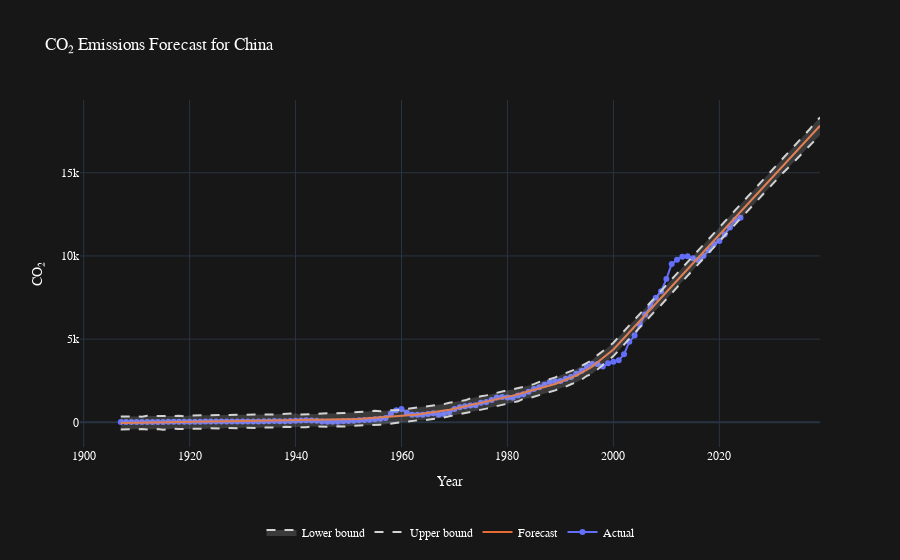

This figure's notebook cell:
### Code cell
country = "China"

df_c, forecast = forecast_country(df, country, years=15)

fig = go.Figure()

# actual
fig.add_trace(go.Scatter(x=df_c['ds'], y=df_c['y'],
                         mode='markers+lines', name='Actual'))

# forecast
fig.add_trace(go.Scatter(x=forecast['ds'], y=forecast['yhat'],
                         mode='lines', name='Forecast',  line=dict(color='#E66C37')))

# uncertainty
fig.add_trace(go.Scatter(x=forecast['ds'], y=forecast['yhat_upper'],
                         mode='lines', name='Upper bound',
                         line=dict(dash='dash', color='lightgrey')))
fig.add_trace(go.Scatter(x=forecast['ds'], y=forecast['yhat_lower'],
                         mode='lines', name='Lower bound',
                         line=dict(dash='dash', color='lightgrey'),
                         fill='tonexty', fillcolor='rgba(200,200,200,0.2)'))

fig.update_layout(title=f"CO₂ Emissions Forecast for {country}",
                  xaxis_title="Year", yaxis_title="CO₂",
                    paper_bgcolor='#171717',  # figure background
                    plot_bgcolor='#171717',  # plot area background
                    font=dict(family='Segoe UI', color='white'),  # axis, title, legend font
                    xaxis=dict(tickfont=dict(color='white'), title_font=dict(color='white')),
                    yaxis=dict(tickfont=dict(color='white'), title_font=dict(color='white')),
                    legend=dict(
                        orientation='h',
                        x=0.5,
                        y=-0.2,
                        xanchor='center',
                        yanchor='top',
                        bgcolor= 'rgba(26,26,26,0.001)',  # semi-transparent black works reliably
                        bordercolor='rgba(26,26,26,0.001)',
                        borderwidth=1,
                        font=dict(color='white')))

fig.write_image("co2_forecast_China.png", width=800, height=552)
fig.show()

### Figure 1 — Plotly figure (JSON) as saved in the notebook; plotly's stock layout.template omitted (floating-point values rounded to 4 significant figures; data arrays with more than 128 entries replaced by an {"elided": "..."} marker saying what was removed)
{"data": [{"mode": "markers+lines", "name": "Actual", "x": ["1907-01-01T00:00:00", "1908-01-01T00:00:00", "1909-01-01T00:00:00", "1910-01-01T00:00:00", "1911-01-01T00:00:00", "1912-01-01T00:00:00", "1913-01-01T00:00:00", "1914-01-01T00:00:00", "1915-01-01T00:00:00", "1916-01-01T00:00:00", "1917-01-01T00:00:00", "1918-01-01T00:00:00", "1919-01-01T00:00:00", "1920-01-01T00:00:00", "1921-01-01T00:00:00", "1922-01-01T00:00:00", "1923-01-01T00:00:00", "1924-01-01T00:00:00", "1925-01-01T00:00:00", "1926-01-01T00:00:00", "1927-01-01T00:00:00", "1928-01-01T00:00:00", "1929-01-01T00:00:00", "1930-01-01T00:00:00", "1931-01-01T00:00:00", "1932-01-01T00:00:00", "1933-01-01T00:00:00", "1934-01-01T00:00:00", "1935-01-01T00:00:00", "1936-01-01T00:00:00", "1937-01-01T00:00:00", "1938-01-01T00:00:00", "1939-01-01T00:00:00", "1940-01-01T00:00:00", "1941-01-01T00:00:00", "1942-01-01T00:00:00", "1943-01-01T00:00:00", "1944-01-01T00:00:00", "1945-01-01T00:00:00", "1946-01-01T00:00:00", "1947-01-01T00:00:00", "1948-01-01T00:00:00", "1949-01-01T00:00:00", "1950-01-01T00:00:00", "1951-01-01T00:00:00", "1952-01-01T00:00:00", "1953-01-01T00:00:00", "1954-01-01T00:00:00", "1955-01-01T00:00:00", "1956-01-01T00:00:00", "1957-01-01T00:00:00", "1958-01-01T00:00:00", "1959-01-01T00:00:00", "1960-01-01T00:00:00", "1961-01-01T00:00:00", "1962-01-01T00:00:00", "1963-01-01T00:00:00", "1964-01-01T00:00:00", "1965-01-01T00:00:00", "1966-01-01T00:00:00", "1967-01-01T00:00:00", "1968-01-01T00:00:00", "1969-01-01T00:00:00", "1970-01-01T00:00:00", "1971-01-01T00:00:00", "1972-01-01T00:00:00", "1973-01-01T00:00:00", "1974-01-01T00:00:00", "1975-01-01T00:00:00", "1976-01-01T00:00:00", "1977-01-01T00:00:00", "1978-01-01T00:00:00", "1979-01-01T00:00:00", "1980-01-01T00:00:00", "1981-01-01T00:00:00", "1982-01-01T00:00:00", "1983-01-01T00:00:00", "1984-01-01T00:00:00", "1985-01-01T00:00:00", "1986-01-01T00:00:00", "1987-01-01T00:00:00", "1988-01-01T00:00:00", "1989-01-01T00:00:00", "1990-01-01T00:00:00", "1991-01-01T00:00:00", "1992-01-01T00:00:00", "1993-01-01T00:00:00", "1994-01-01T00:00:00", "1995-01-01T00:00:00", "1996-01-01T00:00:00", "1997-01-01T00:00:00", "1998-01-01T00:00:00", "1999-01-01T00:00:00", "2000-01-01T00:00:00", "2001-01-01T00:00:00", "2002-01-01T00:00:00", "2003-01-01T00:00:00", "2004-01-01T00:00:00", "2005-01-01T00:00:00", "2006-01-01T00:00:00", "2007-01-01T00:00:00", "2008-01-01T00:00:00", "2009-01-01T00:00:00", "2010-01-01T00:00:00", "2011-01-01T00:00:00", "2012-01-01T00:00:00", "2013-01-01T00:00:00", "2014-01-01T00:00:00", "2015-01-01T00:00:00", "2016-01-01T00:00:00", "2017-01-01T00:00:00", "2018-01-01T00:00:00", "2019-01-01T00:00:00", "2020-01-01T00:00:00", "2021-01-01T00:00:00", "2022-01-01T00:00:00", "2023-01-01T00:00:00", "2024-01-01T00:00:00"], "y": [19.89, 22.74, 24.25, 25.01, 24.63, 17.03, 24.25, 26.72, 25.42, 30.13, 32.02, 34.75, 38.0, 40.28, 38.76, 39.97, 46.52, 48.85, 45.95, 43.66, 45.81, 47.59, 48.28, 49.56, 51.91, 50.27, 54.11, 62.38, 72.65, 75.48, 70.97, 61.37, 74.43, 90.79, 114.0, 127.6, 109.0, 103.0, 55.89, 36.11, 41.84, 38.4, 62.08, 78.83, 102.1, 128.0, 133.8, 160.9, 190.5, 215.8, 255.8, 524.6, 720.2, 798.8, 570.6, 459.6, 456.8, 460.6, 500.3, 549.5, 460.2, 495.5, 607.7, 808.0, 909.2, 968.6, 1008.0, 1028.0, 1183.0, 1226.0, 1341.0, 1493.0, 1525.0, 1494.0, 1476.0, 1606.0, 1694.0, 1844.0, 1997.0, 2103.0, 2257.0, 2424.0, 2462.0, 2484.0, 2619.0, 2731.0, 2914.0, 3094.0, 3351.0, 3499.0, 3512.0, 3355.0, 3550.0, 3644.0, 3724.0, 4098.0, 4835.0, 5211.0, 5882.0, 6486.0, 6975.0, 7492.0, 7881.0, 8610.0, 9520.0, 9767.0, 9942.0, 9976.0, 9858.0, 9748.0, 10000.0, 10350.0, 10710.0, 10900.0, 11280.0, 11710.0, 12170.0, 12290.0], "type": "scatter"}, {"line": {"color": "#E66C37"}, "mode": "lines", "name": "Forecast", "x": {"elided": "133 str values"}, "y": {"elided": "133 float values"}, "type": "scatter"}, {"line": {"color": "lightgrey", "dash": "dash"}, "mode": "lines", "name": "Upper bound", "x": {"elided": "133 str values"}, "y": {"elided": "133 float values"}, "type": "scatter"}, {"fill": "tonexty", "fillcolor": "rgba(200,200,200,0.2)", "line": {"color": "lightgrey", "dash": "dash"}, "mode": "lines", "name": "Lower bound", "x": {"elided": "133 str values"}, "y": {"elided": "133 float values"}, "type": "scatter"}], "layout": {"font": {"family": "Segoe UI", "color": "white"}, "xaxis": {"tickfont": {"color": "white"}, "title": {"text": "Year", "font": {"color": "white"}}}, "yaxis": {"tickfont": {"color": "white"}, "title": {"text": "CO₂", "font": {"color": "white"}}}, "legend": {"font": {"color": "white"}, "orientation": "h", "x": 0.5, "y": -0.2, "xanchor": "center", "yanchor": "top", "bgcolor": "rgba(26,26,26,0.001)", "bordercolor": "rgba(26,26,26,0.001)", "borderwidth": 1}, "title": {"text": "CO₂ Emissions Forecast for China"}, "paper_bgcolor": "#171717", "plot_bgcolor": "#171717"}}
